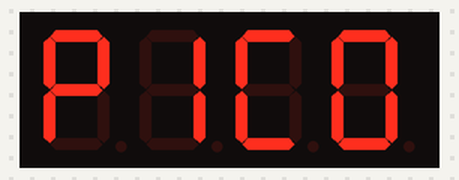
Bench run of a program on a simulated Raspberry Pi Pico running MicroPython. Parts: 4-digit seven-segment display. Library files of the repository ran but are not shown: tm1637.py.

Above: at 0.2 s.
At 2.2 s:
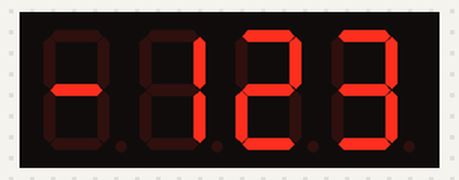
At 6.2 s:
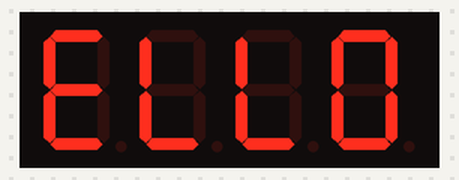
At 8.1 s:
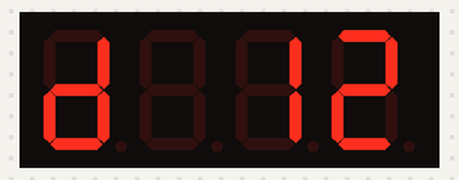
At 10.4 s:
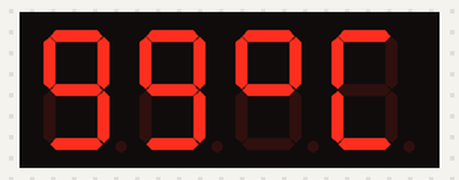
At 11.4 s:
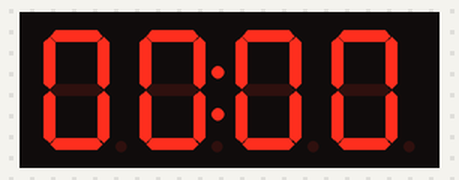

Measured:
- what the display in image 0 shows lasts 1.0 s, from 0.1 s to 1.1 s
- what the display in image 5 shows lasts 0.6 s, from 11.3 s to 11.9 s

The program:

tm1637_example.py
```python
import time
time.sleep(0.1) # Wait for USB to become ready
import tm1637
from machine import Pin
from utime import sleep
mydisplay = tm1637.TM1637(clk=Pin(26), dio=Pin(27))

# Show a word
mydisplay.show("Pico")
sleep(1)

#blank the screen
mydisplay.show("    ")
sleep(1)

#show numbers
mydisplay.number(-123)
sleep(1)

#show a time with colon
mydisplay.numbers(12,59)
sleep(1)

#adjust the brightness to make it loewr
mydisplay.brightness(0) # 0 .. 7
sleep(1)

#show scrolling text
mydisplay.scroll("Hello World 123", delay=200)
sleep(1)

#show temperature
mydisplay.temperature(99)
sleep(1)

#blank the screen again
mydisplay.show("    ")
mydisplay.brightness(7)
while 1:
    for i in range(100):
        mydisplay.numbers(i,i)
        sleep(0.5)
```
